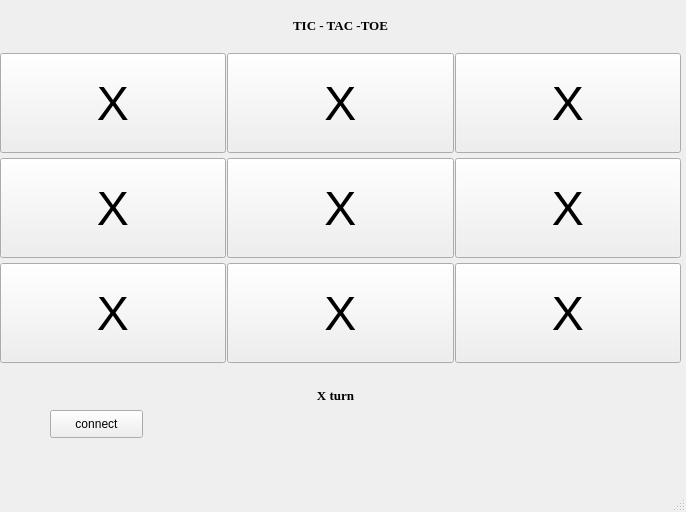
<?xml version="1.0" encoding="UTF-8"?>
<ui version="4.0">
 <class>MainWindow</class>
 <widget class="QMainWindow" name="MainWindow">
  <property name="geometry">
   <rect>
    <x>0</x>
    <y>0</y>
    <width>686</width>
    <height>512</height>
   </rect>
  </property>
  <property name="windowTitle">
   <string>MainWindow</string>
  </property>
  <widget class="QWidget" name="centralwidget">
   <widget class="QLabel" name="label">
    <property name="geometry">
     <rect>
      <x>250</x>
      <y>0</y>
      <width>181</width>
      <height>51</height>
     </rect>
    </property>
    <property name="font">
     <font>
      <family>Times New Roman</family>
      <pointsize>10</pointsize>
      <weight>75</weight>
      <bold>true</bold>
     </font>
    </property>
    <property name="text">
     <string>TIC - TAC -TOE</string>
    </property>
    <property name="alignment">
     <set>Qt::AlignCenter</set>
    </property>
   </widget>
   <widget class="QWidget" name="gridLayoutWidget">
    <property name="geometry">
     <rect>
      <x>0</x>
      <y>50</y>
      <width>681</width>
      <height>316</height>
     </rect>
    </property>
    <property name="minimumSize">
     <size>
      <width>100</width>
      <height>100</height>
     </size>
    </property>
    <layout class="QGridLayout" name="gridLayout">
     <property name="horizontalSpacing">
      <number>1</number>
     </property>
     <property name="verticalSpacing">
      <number>2</number>
     </property>
     <item row="1" column="0">
      <widget class="QPushButton" name="pushButton">
       <property name="sizePolicy">
        <sizepolicy hsizetype="Minimum" vsizetype="Fixed">
         <horstretch>100</horstretch>
         <verstretch>100</verstretch>
        </sizepolicy>
       </property>
       <property name="minimumSize">
        <size>
         <width>100</width>
         <height>100</height>
        </size>
       </property>
       <property name="font">
        <font>
         <pointsize>36</pointsize>
        </font>
       </property>
       <property name="text">
        <string>X</string>
       </property>
      </widget>
     </item>
     <item row="2" column="0">
      <widget class="QPushButton" name="pushButton_3">
       <property name="sizePolicy">
        <sizepolicy hsizetype="Minimum" vsizetype="Fixed">
         <horstretch>100</horstretch>
         <verstretch>100</verstretch>
        </sizepolicy>
       </property>
       <property name="minimumSize">
        <size>
         <width>100</width>
         <height>100</height>
        </size>
       </property>
       <property name="font">
        <font>
         <pointsize>36</pointsize>
        </font>
       </property>
       <property name="text">
        <string>X</string>
       </property>
      </widget>
     </item>
     <item row="0" column="1">
      <widget class="QPushButton" name="pushButton_4">
       <property name="sizePolicy">
        <sizepolicy hsizetype="Minimum" vsizetype="Fixed">
         <horstretch>100</horstretch>
         <verstretch>100</verstretch>
        </sizepolicy>
       </property>
       <property name="minimumSize">
        <size>
         <width>100</width>
         <height>100</height>
        </size>
       </property>
       <property name="font">
        <font>
         <pointsize>36</pointsize>
        </font>
       </property>
       <property name="text">
        <string>X</string>
       </property>
      </widget>
     </item>
     <item row="2" column="1">
      <widget class="QPushButton" name="pushButton_6">
       <property name="sizePolicy">
        <sizepolicy hsizetype="Minimum" vsizetype="Fixed">
         <horstretch>100</horstretch>
         <verstretch>100</verstretch>
        </sizepolicy>
       </property>
       <property name="minimumSize">
        <size>
         <width>100</width>
         <height>100</height>
        </size>
       </property>
       <property name="font">
        <font>
         <pointsize>36</pointsize>
        </font>
       </property>
       <property name="text">
        <string>X</string>
       </property>
      </widget>
     </item>
     <item row="1" column="1">
      <widget class="QPushButton" name="pushButton_5">
       <property name="sizePolicy">
        <sizepolicy hsizetype="Minimum" vsizetype="Fixed">
         <horstretch>100</horstretch>
         <verstretch>100</verstretch>
        </sizepolicy>
       </property>
       <property name="minimumSize">
        <size>
         <width>100</width>
         <height>100</height>
        </size>
       </property>
       <property name="font">
        <font>
         <pointsize>36</pointsize>
        </font>
       </property>
       <property name="text">
        <string>X</string>
       </property>
      </widget>
     </item>
     <item row="0" column="0">
      <widget class="QPushButton" name="pushButton_2">
       <property name="sizePolicy">
        <sizepolicy hsizetype="Minimum" vsizetype="Fixed">
         <horstretch>100</horstretch>
         <verstretch>100</verstretch>
        </sizepolicy>
       </property>
       <property name="minimumSize">
        <size>
         <width>100</width>
         <height>100</height>
        </size>
       </property>
       <property name="font">
        <font>
         <pointsize>36</pointsize>
        </font>
       </property>
       <property name="text">
        <string>X</string>
       </property>
      </widget>
     </item>
     <item row="0" column="2">
      <widget class="QPushButton" name="pushButton_7">
       <property name="sizePolicy">
        <sizepolicy hsizetype="Minimum" vsizetype="Fixed">
         <horstretch>100</horstretch>
         <verstretch>100</verstretch>
        </sizepolicy>
       </property>
       <property name="minimumSize">
        <size>
         <width>100</width>
         <height>100</height>
        </size>
       </property>
       <property name="font">
        <font>
         <pointsize>36</pointsize>
        </font>
       </property>
       <property name="text">
        <string>X</string>
       </property>
      </widget>
     </item>
     <item row="1" column="2">
      <widget class="QPushButton" name="pushButton_8">
       <property name="sizePolicy">
        <sizepolicy hsizetype="Minimum" vsizetype="Fixed">
         <horstretch>100</horstretch>
         <verstretch>100</verstretch>
        </sizepolicy>
       </property>
       <property name="minimumSize">
        <size>
         <width>100</width>
         <height>100</height>
        </size>
       </property>
       <property name="font">
        <font>
         <pointsize>36</pointsize>
        </font>
       </property>
       <property name="text">
        <string>X</string>
       </property>
      </widget>
     </item>
     <item row="2" column="2">
      <widget class="QPushButton" name="pushButton_9">
       <property name="sizePolicy">
        <sizepolicy hsizetype="Minimum" vsizetype="Fixed">
         <horstretch>100</horstretch>
         <verstretch>100</verstretch>
        </sizepolicy>
       </property>
       <property name="minimumSize">
        <size>
         <width>100</width>
         <height>100</height>
        </size>
       </property>
       <property name="font">
        <font>
         <pointsize>36</pointsize>
        </font>
       </property>
       <property name="text">
        <string>X</string>
       </property>
      </widget>
     </item>
    </layout>
   </widget>
   <widget class="QLabel" name="label_2">
    <property name="geometry">
     <rect>
      <x>10</x>
      <y>380</y>
      <width>651</width>
      <height>31</height>
     </rect>
    </property>
    <property name="font">
     <font>
      <family>Times New Roman</family>
      <pointsize>10</pointsize>
      <weight>75</weight>
      <bold>true</bold>
     </font>
    </property>
    <property name="text">
     <string>X turn</string>
    </property>
    <property name="alignment">
     <set>Qt::AlignCenter</set>
    </property>
   </widget>
   <widget class="QPushButton" name="Connect">
    <property name="geometry">
     <rect>
      <x>50</x>
      <y>410</y>
      <width>93</width>
      <height>28</height>
     </rect>
    </property>
    <property name="text">
     <string>connect</string>
    </property>
   </widget>
  </widget>
  <widget class="QMenuBar" name="menubar">
   <property name="geometry">
    <rect>
     <x>0</x>
     <y>0</y>
     <width>686</width>
     <height>26</height>
    </rect>
   </property>
  </widget>
  <widget class="QStatusBar" name="statusbar"/>
 </widget>
 <resources/>
 <connections/>
</ui>
